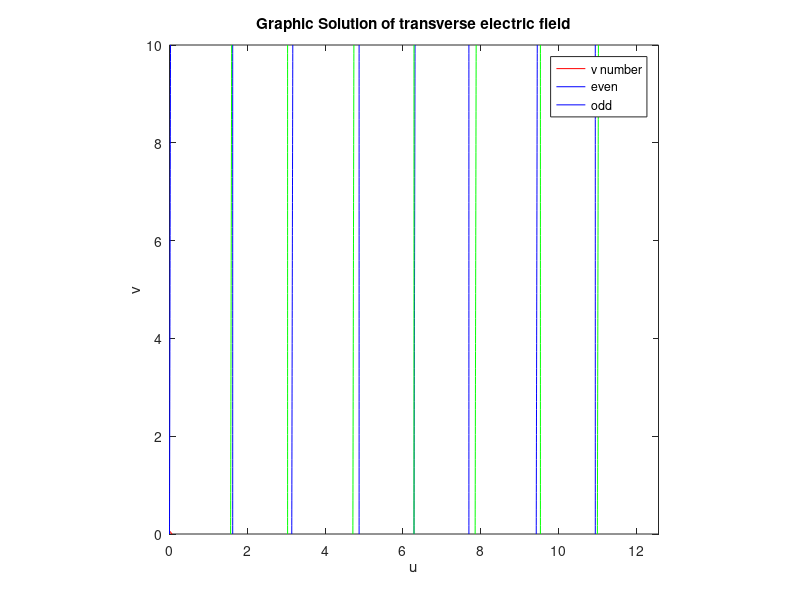

Write MATLAB code to recreate this figure. (Note: this script raises an error after producing the figure.)
%% Split-step Fourier beam propagation method (SSF-BPM)

% For nonlinear propagation in chi-3 media, according
% to the nonlinear Schr??dinger equation (NLSE).
% We use SI units

% To play with the code, you nromally only need to edit the values or lines
% labeled with the following tag: <---### EDIT HERE ###

%% SETUP THE ENVIRONMENT AND DEFINE THE COMPUTATION WINDOW

clear all;	% clear all variables in current environment
close all;	% close all figures
clc

% Computation domain discretization
% Note that for optimal use of fast Fourier transform (FFT),
% we take the size of the computation window to be a power of two.

exponent = 11;          % <---### EDIT HERE ### 
Nz = 500;               % Number of steps in the z direction <---### EDIT HERE ###
Nx = 2^exponent;        % x-direction size of computational grid

% Physical dimension of the computation space. Physical values are denoted with an underscore. The corresponding normalized value are written without underscore. 

Lx_ = 30e-6;		% width of the computation window [m]  <---### EDIT HERE ###
Lz_ = 100e-6;	% propagation distance [m]             <---### EDIT HERE ###

lambda0_ = 800e-9;	% free space wavelength [m] <---### EDIT HERE ###
delta_ = 1.0 ;			% normalization parameter (see documentation on SSF)
n2_ = 2.5e-21;			% nonlinear coefficient [m2/W] (2.4e-19m2/W for acetone) <---### EDIT HERE ###
n0_ = 1.5    ;          % n_cladding or background medium

%% SETUP THE SSF-BPM VARIABLES
% Physical constants

mu0 = 4.0e-7 * pi;	% free space magnetic permeability [Vs/Am]
c0 = 2.99792458e+8;	% free space light speed [m/s]

epsilon0 = 1.0 / (mu0 * c0^2);	% free space permittivity [As/Vm]
eta0 = sqrt(mu0 / epsilon0);		% free space impedance [ohm]

% Derived parameters

n2_el = n0_ * n2_ / (2 * eta0);	% nonlinear refractive index [m2/V2]
k0_ = 2 * pi / lambda0_;			% free space wavenumber [m-1]
k_ = n0_ * k0_;						% medium wavenumber [m-1]
lambda_ = lambda0_ / n0_;			% medium wavelength [m]

% Normalization coefficients
% The equatsion can be normalized to a dimensionless form

% spatial normalization factor in the x-y plane
spatial_transverse_scale = 1/(k0_ * sqrt(2 * n0_ *  delta_));
% spatial normalization factor in the z direction
spatial_longitudinal_scale = 1/(delta_ * k0_);

scale_ratio = spatial_longitudinal_scale/spatial_transverse_scale; % = sqrt(2*n0_/delta_)
% normalization factor for the electric field
field_scale = sqrt(delta_ / n2_el);

% ************* Normalized parameters *************

Lx = Lx_ / spatial_transverse_scale;	% normalized model width
Lz = Lz_ / spatial_longitudinal_scale;	% normalized propagation distance
k = 2*pi * spatial_transverse_scale / lambda_; % normalized light k-vector

% ************ Numeric model parameters ***********

dx_ = Lx_/Nx;		% normalized discretization step in x
dx = Lx/Nx;			% discretization step in x
x_ = dx_ * (-Nx/2:Nx/2-1);	% x dimension vector
x = dx * (-Nx/2:Nx/2-1);	% normalized x dimension vector
dkx = 2*pi/Lx;		% discretization in the spatial spectral domain along the y direction
kx = dkx * [0:Nx/2-1, -Nx/2:-1];	% spatial frequencies vector in the x direction
% Note that we swap the left and right part of this vector because the FFT algorithm puts the
% low frequencies in the edges of the transformed vector and the high frequencies in the middle.
% There is a fftshift function that perform this swap in MATLAB. Here we prefer to redefine k so
% that we don't need to call fftshift everytime we use fft.

dz = Lz/Nz;
dz_ = Lz_/Nz;
z = dz * (1:Nz);
z_ = dz_ * (1:Nz);

% Here we create the spatial computation grid (physical and normalized)
[Xz_, Z_] = meshgrid(x_, z_);
% The same for the spatial frequencies domain
K2 = kx.^2; % Here we define some variable so that we don't need to compute them again and again

%% WAVEGUIDE
% Define waveguide

Length_wg=1*Lz_;
d = 2e-6;
separation = 3e-6;
n_core = 1.6;
n_cladding = n0_;

NA= sqrt(n_core^2 - n_cladding^2);
v = NA*(pi*d/lambda0_) ;     % V mumber of the waveguide

V = (n_core - n_cladding)* (double(abs(x_) < d/2));         
%figure,plot(x_,V)

x_clad_1 = [];
x_clad_2 = [];
x_core = [];

for ind = 1:Nx/2
    if V(ind) < abs(n_core - n_cladding)
        x_clad_1 = [x_clad_1, x_(ind)];
    end
end

for ind = Nx/2:Nx
    if V(ind) < abs(n_core - n_cladding)
        x_clad_2 = [x_clad_2, x_(ind)];
    end
end

for ind = 1:Nx
    if V(ind) > 0
        x_core = [x_core, x_(ind)];
    end
end

%% CALCULATION OF THE PROPAGATION CONSTANTS AND THE WAVEGUIDE MODES

%plot the circle 
f=@(h,q) h^2+q^2-v^2;
b1=ezplot(f,[0 10 0 10]);
set(b1,'color','red')
axis square;

g=@(h,q) h*tan(h)-q;
hold on;
b2=ezplot(g,[0 4*pi 0 10]);
set(b2,'color','blue')

m=@(h,q) -q- h*cot(h);
hold on;
b3=ezplot(m,[0 4*pi 0 10]);
title('Graphic Solution of transverse electric field')
xlabel('u');
ylabel('v');
set(b3,'color','green')
legend('v number','even','odd')

%%%% EVEN MODES
Number = 3;         % Number of iterations 
Se = zeros(Number,1);

syms x 
fe = abs(x)*tan(abs(x))-sqrt(v^2-x^2);
for n = 1:Number 
  Se(n,1) = vpasolve(fe,x, [0 5],'random',true);
  fd = unique(fe,'sorted');
end
Su_e = unique(Se);      % Unique solutions of the equation fe

up_e = Su_e;            % Parameters u and v
vp_e = sqrt(v^2-up_e.^2);

qp_e = 2*vp_e(1)/d;        % Wavenumbers q and h 
hp_e = 2*up_e(1)/d;

qp_e2 = 2*vp_e(2)/d;        % Wavenumbers q and h 
hp_e2 = 2*up_e(2)/d;

beta_ = sqrt((n_core * k0_)^2 - hp_e^2);

B_e = 1;
D_e = cos(hp_e*d/2)/exp(-qp_e*d/2)*B_e;
C_e = D_e;

mode_0e = [D_e * exp(qp_e * x_clad_1), B_e * cos(hp_e .* x_core), C_e * exp(-qp_e * x_clad_2)];
beam_e = mode_0e;

B_e2 = 1;
D_e2 = cos(hp_e2*d/2)/exp(-qp_e2*d/2)*B_e2;
C_e2 = D_e2;

mode_0e2 = [D_e2 * exp(qp_e2 * x_clad_1), B_e2 * cos(hp_e2 .* x_core), C_e2 * exp(-qp_e2 * x_clad_2)];
beam_e2 = mode_0e2;

%%%% ODD MODES

if v>pi/2
%Number = 3;
So = zeros(Number,1);
syms x 
fo = abs(x)*cot(abs(x))+sqrt(v^2-x^2);
for n = 1:Number 
  So(n,1) = vpasolve(fo,x, [0 5],'random',true);
  fdo = unique(fo,'sorted');
end
Su_o = unique(So);      % Unique solutions of the equation fo

up_o = Su_o;
vp_o = sqrt(v^2-up_o.^2);


qp_o = 2*vp_o/d;
hp_o = 2*up_o/d;

beta_o = sqrt((n_core * k0_)^2 - hp_o^2);

B_1 = 1;
D_1 = sin(hp_o*d/2)/exp(-qp_o*d/2)*B_1;
C_1 = D_1;

mode_1 = [-D_1 * exp(qp_o * x_clad_1), B_1 * sin(hp_o .* x_core), C_1 * exp(-qp_o * x_clad_2)];
beam_o = mode_1;


figure(),plot(1e+6*x_,(beam_e)); hold on
         plot(1e+6*x_,(beam_o)); hold on
         plot(1e+6*x_,(beam_e2));
         legend('beam e','beam o','beam e2')
         title('3 modes')
         xlabel('x axis [\mum]')
         ylabel('amplitude')
         %print(gcf,'3modes.png','-dpng','-r300');    % save image
         
end


%% DEFINITION OF INPUT FIELD

% Factor defining whether we want a medium that is linear (nonlinearity = 0), focusing (n2 > 0, nonlinearity = 1)
% or defocusing (n2 < 0, nonlinearity = -1).
nonlinearity = 0;           % <---### EDIT HERE ###   
% Variable that allows to switch between the paraxial (nonparaxial = 0) and nonparaxial (nonparaxial = 1) algorithm.
nonparaxial = 0;            % <---### EDIT HERE ###
% Variable for absorbin boundaries (if 1, it exists. It does not exist otherwise)
absorbing_boundary=1;

I_ = 1e+16;                 % Peak intensity of the input beam [W/m2] <---### EDIT HERE ###
A_ = sqrt(2 * eta0 * I_);	% Peak field amplitude of the input beam [V/m]
A = A_ / field_scale;		% normalized peak field amplitude of the input beam

beam_fwhm_ = 1e-6;%1.37e-6;
beam_scale_ = beam_fwhm_ / (2*sqrt(log(2)));
gaussian_beam = exp(-(x_/beam_scale_).^2);
%figure,plot(x_,gaussian_beam)

window = exp(-(x_/(0.5*Lx_)).^20);
%figure,plot(x_,window)


u = beam_e; 


% Variables that allow you to monitor the progress of the algorithm. 
progress_start = 0;	% This means you start at 0%
progress_diff = 100;		% This means that the following procedure will constitute 100% of the execution time
% Note that these values may change if you perform several propagation in the same code.
% Sometimes, the computation takes a long time (especially when you have a large discretized window)
% and you want to know how long it will take (i.e. if mankind will still exist when the computation ends).

% You declare this variable if you want to record the propagation profile (in the y-z plane)

% Assign the first step input value to be your input field
u0 = u;

%% PROPAGATION ROUTINE (CORE OF THE STORY)
defect_depth = 0.5*d;
defect_size = 2*d;
defect_position = 0.1*Lz_;

profile  = zeros(Nx,Nz);
profile_v= zeros(Nx,Nz);
% Now we are ready to propagate
for index_z = 1:Nz

	u1 = ifft(fft(u0) .* exp(-1i * K2 * dz * scale_ratio./ (k + sqrt(k^2 - K2))));
 	if index_z*dz_ <= Length_wg
%         % ### Perturbation by defect ###
%         if z_(index_z) > defect_position - defect_size/2 && z_(index_z) < defect_position + defect_size/2
%             V = (n_core - n_cladding)*(1 + sign((d-defect_depth)/2-abs(x_-defect_depth/2)))/2;
%             disp(index_z)        
%         else
%             V = (n_core - n_cladding)* (double(abs(x_) < d/2)); 
%         end
        
		u3 = u1 .* exp(1i * dz * (nonlinearity .* abs(u1).^2 + V));
		profile_v(:,index_z) = V.';          % [profile_v V.'];
	else
		profile_v(:,index_z) = zeros(Nx, 1); % [profile_v zeros(Nx, 1)];
		u3 = u1;
	end
	
	% Monitor the progress
	% For MATLAB:
	fprintf('\nProgress: %f %% \n\n', progress_start + progress_diff * index_z / Nz);
	% For Octave:
	% printf('\nProgress: %f %% \n', progress_start + progress_diff * index_z / Nz)
	% fflush(stdout);
	
    % Get ready for the next step
    if absorbing_boundary==1
        u0 = u3.*window;
    else
        u0 = u3;
    end
	
	% Record the profile (note that you can record it along a different plane)
	profile(:,index_z) = u3.';%[profile u3.'];
end

% Let's store the result in a variable with a more explicit name
output = u3;

%% DISPLAY RESULTS

figure,imagesc(1e+6*z_,1e+6*x_,profile_v)
set(colorbar,'FontName','Times New Roman','FontSize',16,'LineWidth',1)
set(gca,'FontName','Times New Roman','FontSize',16,'LineWidth',1)
xlabel('z coordinate [\mum]')
ylabel('x coordinate [\mum]')
title('slab waveguide')

figure, plot(1e+6*x_,abs(u));
set(gca,'FontName','Times New Roman','FontSize',16,'LineWidth',1)
xlabel('x coordinate [\mum]')
ylabel('abs of the input')
title('input field')

figure, imagesc(1e+6*z_,1e+6*x_,abs(profile));
set(colorbar,'FontName','Times New Roman','FontSize',16,'LineWidth',1)
set(gca,'FontName','Times New Roman','FontSize',16,'LineWidth',1)
xlabel('z coordinate [\mum]')
ylabel('x coordinate [\mum]')
title('abs of the propagation profile')

figure, imagesc(1e+6*z_,1e+6*x_,angle(profile));
set(colorbar,'FontName','Times New Roman','FontSize',16,'LineWidth',1)
set(gca,'FontName','Times New Roman','FontSize',16,'LineWidth',1)
xlabel('z coordinate [\mum]')
ylabel('x coordinate [\mum]')
title('Phase of the propagation profile')

figure, plot(1e+6*x_,abs(output));
set(gca,'FontName','Times New Roman','FontSize',16,'LineWidth',1)
xlabel('x coordinate [\mum]')
ylabel('abs of the output')
title('output field')